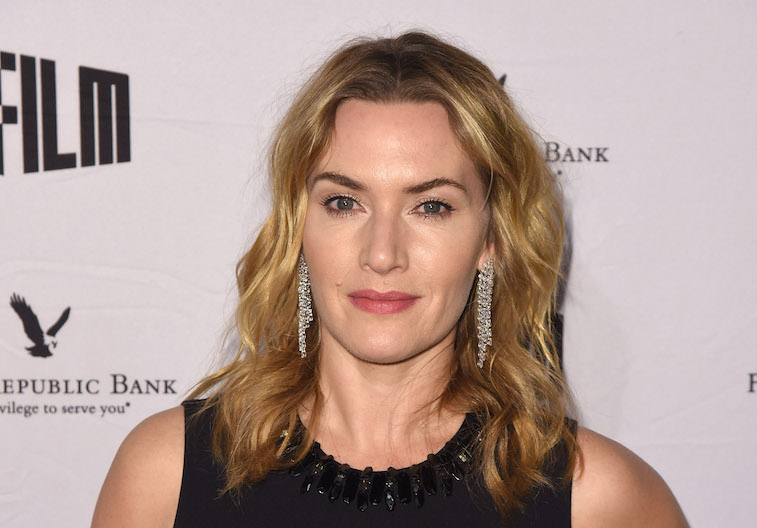
#> input picture ownGifWithImage/Kate-Winslet.jpg, 757 x 528 px, found by its file name
$ python testimage3.py
#> lines starting #> are read from the running program, lines starting #| are printed output that depends on the picture; pictures that were not available may be replaced by others from this repository, and a replacement may not be noted
# import image module from pillow
from PIL import Image,ImageSequence

# open the image
Image1 = Image.open('/home/amsys/Documents/projects/Airflow_code/Kate-Winslet.jpg')
#> Image1 is the input picture: PIL image 757x528 RGB; mean R, G, B 179, 156.9, 149.7

# make a copy the image so that
# the original image does not get affected
Image1copy = Image1.copy()
Image2 = Image.open('/home/amsys/Documents/projects/Airflow_code/1.png').convert("RGBA")
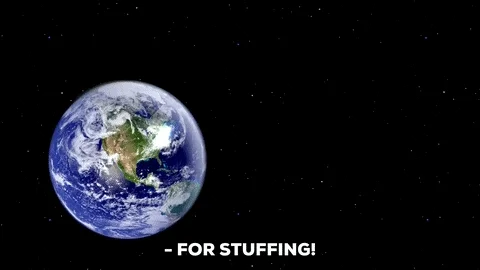
#> input picture ownGifWithImage/giphy.webp, 480 x 270 px, given in place of 1.png, which was not available
#> Image2 is the input picture: PIL image 480x270 RGBA; mean R, G, B, A 19, 20.2, 25.5, 255
Image2copy = Image2.copy()
animated_gif = Image.open("/home/amsys/Documents/projects/Airflow_code/tenor2.gif").convert("RGBA")
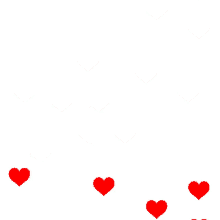
#> input picture ownGifWithImage/tenor2.gif, 220 x 220 px, found by its file name
#> animated_gif is the input picture: PIL image 220x220 RGBA; mean R, G, B, A 254.8, 249.2, 249.2, 255

# paste image giving dimensions
Image1copy.paste(Image2copy, (70, 150))
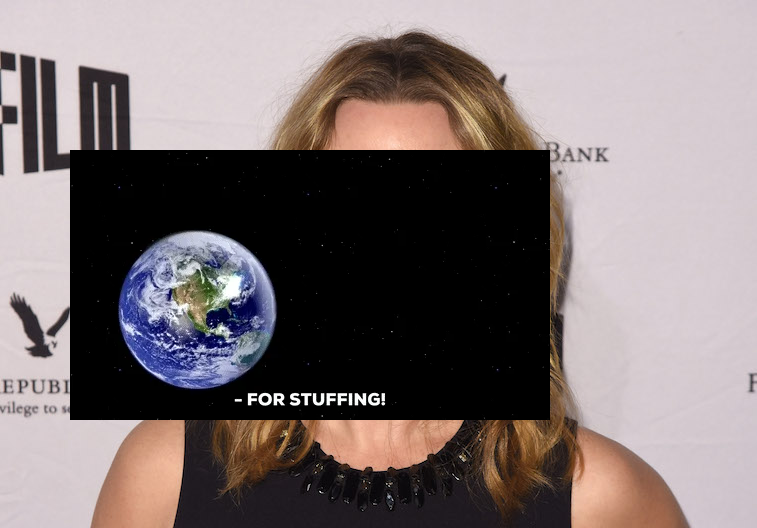
#> Image1copy: PIL image 757x528 RGB; mean R, G, B 126.5, 115.4, 115.7

# save the image
Image1copy.save('pasted2.png')
frames = []
i=0
animated_gif = Image.open("/tenor2.gif")

# for j in range(1,400):
for frame in ImageSequence.Iterator(animated_gif):
    i=i+50
    Image1copy.paste(Image2copy, (70, 150+i))
    frames.append(Image1copy)
#> this loop made 23 passes
#> i on passes 1 to 12: 50, 100, 150, 200, 250, 300, 350, 400, 450, 500, 550, 600
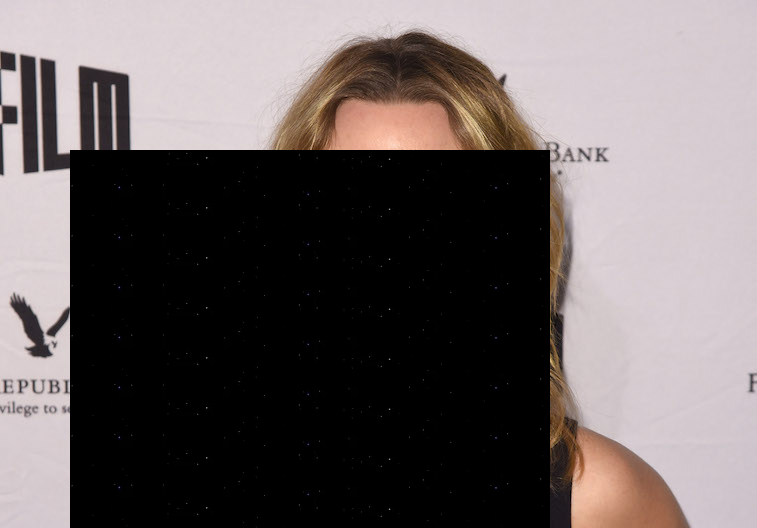
#> Image1copy: PIL image 757x528 RGB; mean R, G, B 106.5, 98.3, 98.3
#> after the loop, frames = 23 items; i = 1150
frames[0].save('output1.gif', save_all=True, append_images=frames[1:],optimize=False, duration=40, loop=0)


from PIL import Image, ImageDraw

images = []

width = 200
center = width // 2
color_1 = (0, 0, 0)
color_2 = (255, 255, 255)
max_radius = int(center * 1.5)
step = 8

for i in range(0, max_radius, step):
    im = Image.new('RGB', (width, width), color_1)
    draw = ImageDraw.Draw(im)
    draw.ellipse((center - i, center - i, center + i, center + i), fill=color_2)
    images.append(im)
#> im: PIL image 200x200 RGB; every value is 255
#> after the loop, images = 19 items

for i in range(0, max_radius, step):
    im = Image.new('RGB', (width, width), color_2)
    draw = ImageDraw.Draw(im)
    draw.ellipse((center - i, center - i, center + i, center + i), fill=color_1)
    images.append(im)
#> after the loop, images = 38 items

images[0].save('pillow_imagedraw.gif',
               save_all=True, append_images=images[1:], optimize=False, duration=40, loop=0)
